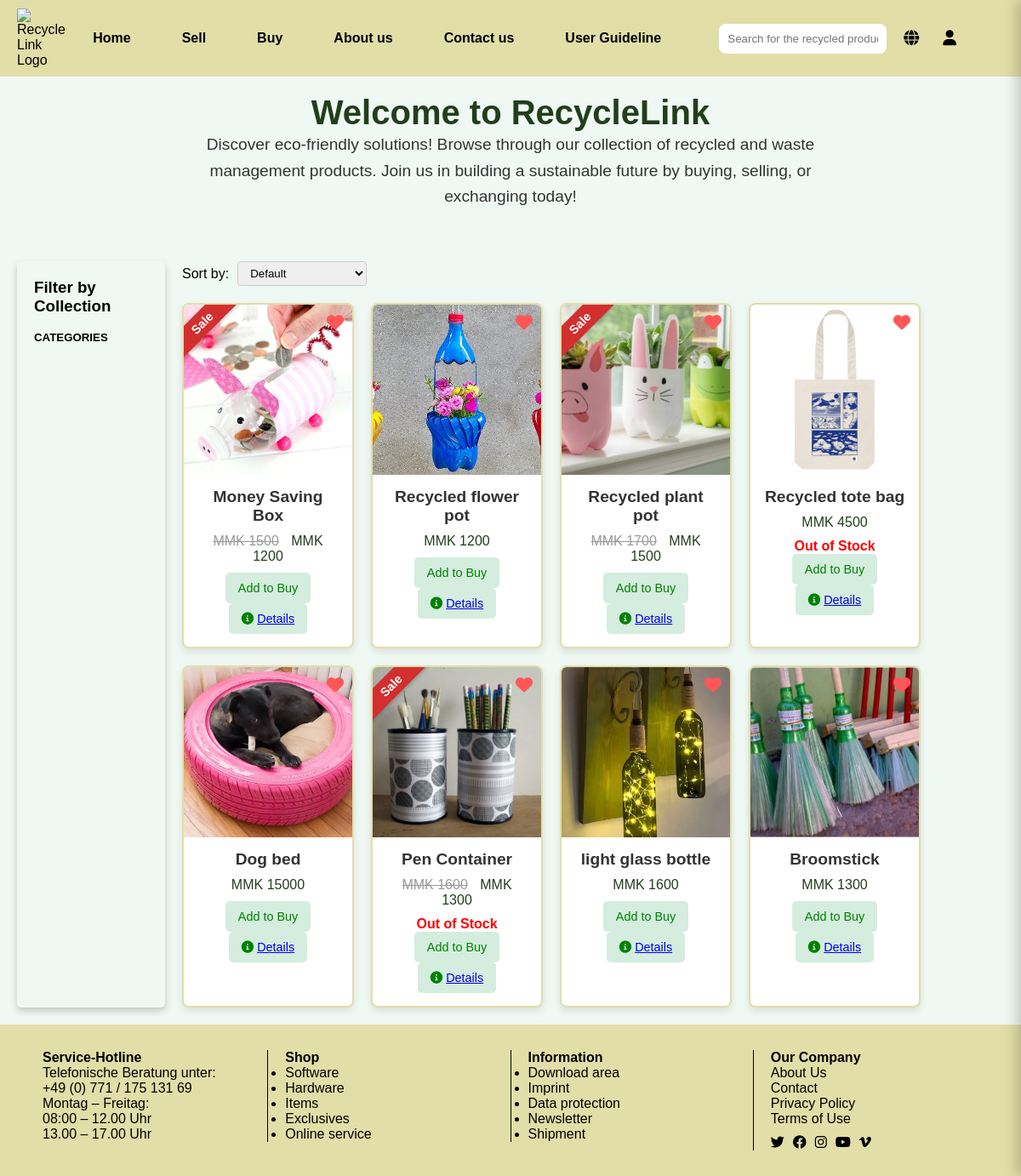
The page /product_filter_buy/ on the database its author committed.
### link/models.py (models this page shows, shortened)
class Buy_Page_Product(models.Model):
    id = models.AutoField(primary_key=True)
    name = models.CharField(max_length=100)
    price = models.DecimalField(default=0, decimal_places=0, max_digits=7)
    subCategory = models.ForeignKey(
        SubCategory, related_name="buy_page_products", on_delete=models.CASCADE
    )
    category = models.ForeignKey(
        Category, on_delete=models.CASCADE, default=1
    )  # Corrected field name
    brand = models.ForeignKey(Brand, on_delete=models.CASCADE, default=1)
    description = RichTextField(null = True)
    is_sale = models.BooleanField(default=False)
    sale_price = models.DecimalField(default=0, decimal_places=0, max_digits=7)
    main_image = models.ImageField(upload_to="products/images/", null=True, blank=True)
    secondary_image = models.ImageField(upload_to="products/", null=True, blank=True)
    extra_image1 = models.ImageField(upload_to="products/", null=True, blank=True)
    extra_image2 = models.ImageField(upload_to="products/", null=True, blank=True)
    key_ingredients = models.TextField(blank=True, null=True)
    how_to_use = models.TextField(blank=True, null=True)
    environmentalImpact =  models.TextField(null=True, blank=True)
    stock = models.PositiveIntegerField(default=0)

### link/views.py (the view)
# urls.py: path('product_filter_buy/', views.product_filter_buy, name='product_filter_buy'),
def product_filter_buy(request):
    sort_by = request.GET.get('sort', 'default')
    selected_categories = request.GET.getlist('category')  # Get selected categories from query parameters
    print(f"Selected categories: {selected_categories}")
    buy_page_products = Buy_Page_Product.objects.all()
    if selected_categories:
        buy_page_products = buy_page_products.filter(
            Q(category__name__in=selected_categories) | Q(brand__name__in=selected_categories)
        )
    if sort_by == 'name-asc':
        buy_page_products = buy_page_products.order_by('name')
    elif sort_by == 'name-desc':
        buy_page_products = buy_page_products.order_by('-name')
    elif sort_by == 'price-asc':
        buy_page_products = buy_page_products.order_by('price')
    elif sort_by == 'price-desc':
        buy_page_products = buy_page_products.order_by('-price')
    context = {
        'buy_page_products': buy_page_products,
    }
    return render(request, 'buy.html', context)

### link/context_processors.py (called while the page is built, shortened)
def cart_context(request):
    return {'cart_items': [], 'cart_total': 0, 'cart_count': 0, 'wishlist_count': 0,}

### link/templates/buy.html (shortened to what this page needs)
{% extends 'footer.html' %}
{% load static %}
{% block content %}
<!DOCTYPE html>
<html lang="en">
<head>
    <link href="https://cdnjs.cloudflare.com/ajax/libs/font-awesome/6.0.0-beta3/css/all.min.css" rel="stylesheet">
</head>
<body>
    <section class="intro-section">
        <h1 class="page-title">Welcome to RecycleLink</h1>
        <p class="page-description">
            Discover eco-friendly solutions! Browse through our collection of recycled and waste management products. Join us in building a sustainable future by buying, selling, or exchanging today!
        </p>
    </section>
    <div class="container">
        <aside class="sidebar">
            <h3>Filter by Collection</h3>
            <br>
                <h5>CATEGORIES</h5>
                <br>
        </aside>
        <div class="content">
            <div class="sort-bar">
                <label for="sort">Sort by:</label>
                <form method="GET" action="{% url 'product_filter_buy' %}" id="sortForm">
                    <select name="sort" id="sort" onchange="this.form.submit()">
                        <option value="default" {% if request.GET.sort == "default" %}selected{% endif %}>Default</option>
                    </select>
                </form>
            </div>
            <div class="product-grid">
                {% for product in buy_page_products %}
                <div class="product-card">
                    {% if product.is_sale %}
                    <div class="sale-badge">Sale</div>
                    {% endif %}
                    <div class="wishlist-icon" data-product-id="{{ product.id }}">
                        <i class="fas fa-heart"></i>
                    </div>
                    <div class="image-wrapper">
                        <img src="{{ product.main_image.url }}" alt="Primary Image" class="primary">
                    </div>
                    <div class="product-info">
                        <h3 class="product-name">{{ product.name }}</h3>
                        <p class="product-price">
                            {% if product.is_sale %}
                            <span class="sale-price">MMK {{ product.price }}</span> MMK {{ product.sale_price }}
                            {% else %}
                            MMK {{ product.price }}
                            {% endif %}
                        </p>
                        {% if product.stock > 0 %}
                        {% comment %} <p class="stock-status">Stock Left: {{ product.stock }}</p> {% endcomment %}
                        {% else %}
                        <p class="stock-status out-of-stock">Out of Stock</p>
                        {% endif %}
                        <div class="product-actions">
                            <button class="action-btn add-to-cart-btn" data-product-id="{{ product.id }}"
                                {% if product.stock == 0 %}disabled{% endif %}>
                                Add to Buy
                            </button>
                            <button class="details-btn">
                                <i class="fas fa-info-circle"></i>
                                <a href="{% url 'buy_productDetail' product.id %}">Details</a>
                            </button>
                        </div>
                    </div>
                </div>
                {% endfor %}
            </div>
        </div>
    </div>
</body>
</html>
{% endblock %}

### link/templates/header.html (style rules this page uses)
:root { --primary: #E2DEA8; --black: #000000; --green: #213F1B; --white: #FFFF; --pgreen: #63E88D; --linecolor: #B39B24; --bgcolor: #E8F5E9; --grey: #555; }
* { margin: 0; padding: 0; box-sizing: border-box; transition: all .5s; }
body { font-family: Arial, sans-serif; }

### link/templates/buy.html (style rules this page uses)
:root { --primary: #E2DEA8; --green: #008115; --sale-color: #ff5757; --white: #ffffff; --text-color: #333; --bg-color: #f0f8f4; }
body { font-family: Arial, sans-serif; background-color: #f0f8f4; margin: 0; padding: 0; }
.intro-section { color: var(--text-color); text-align: center; padding: 40px 20px; margin-top: 70px; }
.intro-section .page-title { font-size: 2.5rem; font-weight: bold; color: var(--green); }
.intro-section .page-description { font-size: 1.2rem; color: var(--text-color); line-height: 1.6; margin: 0 auto; max-width: 800px; }
.container { display: flex; padding: 20px; }
.sidebar { width: 15%; height: auto; background-color: #f0f8f4; padding: 20px; border-radius: 5px; box-shadow: 0 4px 8px rgba(0, 0, 0, 0.2); }
.content { width: 80%; padding: 0 20px; }
.sort-bar { display: flex; gap:10px; justify-content: space-between; align-items: center; margin-bottom: 20px; }
.sort-bar { display: flex; align-items: center; gap: 10px; justify-content: flex-start; margin-bottom: 20px; }
.sort-bar select { padding: 5px 10px; border: 1px solid #ccc; border-radius: 4px; }
.product-grid { display: flex; flex-wrap: wrap; gap: 20px; }
.product-card { position: relative; flex: 1 1 calc(25% - 20px); max-width: calc(25% - 20px); background-color: var(--white); border: 2px solid var(--primary); border-radius: 8px; box-shadow: 0px 4px 8px rgba(0, 0, 0, 0.1); overflow: hidden; text-align: center; transition: transform 0.3s ease, box-shadow 0.3s ease; display: flex; flex-direction: column; justify-content: space-between; }
.product-card .image-wrapper { height: 200px; overflow: hidden; }
.product-card img { max-width: 100%; max-height: 100%; object-fit: cover; }
.product-info { padding: 10px; flex-grow: 1; }
.product-actions { margin-top: auto; }
.image-wrapper { width: 100%; height: 200px; overflow: hidden; position: relative; }
.product-card .image-wrapper img.primary { width: 100%; height: 100%; object-fit: cover; transition: opacity 0.3s ease; }
.product-info { padding: 15px; }
.product-name { font-size: 1.2rem; font-weight: bold; color: var(--text-color); margin-bottom: 10px; }
.product-price { font-size: 1rem; color: var(--green); margin-bottom: 10px; }
.sale-price { text-decoration: line-through; color: #999; margin-right: 10px; }
.sale-badge { position: absolute; top: 55px; left: -30px; background-color: #d32f2f; color: #fff; font-size: 0.9rem; font-weight: bold; padding: 5px 20px; z-index: 2; transform: rotate(-45deg); transform-origin: top left; width: 120px; text-align: center; box-shadow: 0px 2px 4px rgba(0, 0, 0, 0.2); }
.wishlist-icon { position: absolute; top: 10px; right: 10px; font-size: 20px; color: var(--sale-color); cursor: pointer; z-index: 2; }
.action-btn, .details-btn { background-color: #d4edde; color: green; border: none; border-radius: 5px; padding: 10px 15px; cursor: pointer; font-size: 0.9rem; transition: background-color 0.3s ease; }
.stock-status { font-weight: bold; color: green; }
.stock-status.out-of-stock { color: red; }

### link/templates/footer.html (style rules this page uses)
:root { --primary: #E2DEA8; --black: #000000; --green: #213F1B; --white: #FFFF; --pgreen: #63E88D; --linecolor: #B39B24; --bgcolor: #E8F5E9; --grey: #555; }
* { margin: 0; padding: 0; box-sizing: border-box; transition: all .5s; }
body { display: flex; flex-direction: column; min-height: 100vh; font-family: Arial, sans-serif; }

### rows shown on the page
Buy_Page_Product: is_sale "Sale", main_image (picture), name "Money Saving Box", price "1500", sale_price "1200"
Buy_Page_Product: main_image (picture), name "Recycled flower pot", price "1200"
Buy_Page_Product: is_sale "Sale", main_image (picture), name "Recycled plant pot", price "1700", sale_price "1500"
Buy_Page_Product: main_image (picture), name "Recycled tote bag", price "4500", stock "Out of Stock"
Buy_Page_Product: main_image (picture), name "Dog bed", price "15000"
Buy_Page_Product: is_sale "Sale", main_image (picture), name "Pen Container", price "1600", sale_price "1300", stock "Out of Stock"
Buy_Page_Product: main_image (picture), name "light glass bottle", price "1600"
Buy_Page_Product: main_image (picture), name "Broomstick", price "1300"
